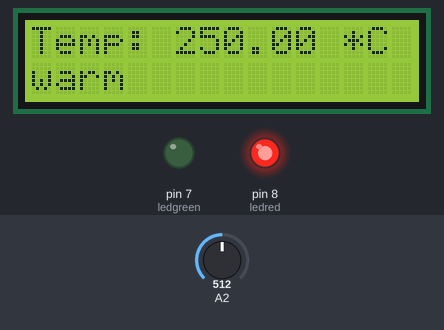
This sketch was run on a simulated Arduino Uno, built with avr-gcc and run on an emulated ATmega328P. Shown: 16×2 character LCD, output pins drawn as LEDs (lit = HIGH). Inputs (shaded band) come from the test bench; at power-on: A2 = 512.

Above: at 1.2 s.
1.3 s: A2 set to 67
At 3.0 s:
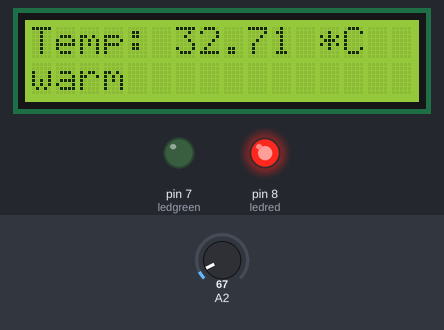
7.3 s: A2 set to 58
At 9.4 s:
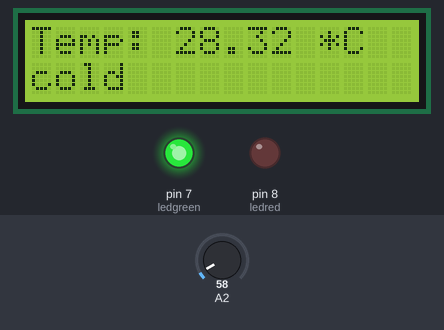
13.3 s: A2 set to 122
At 14.5 s:
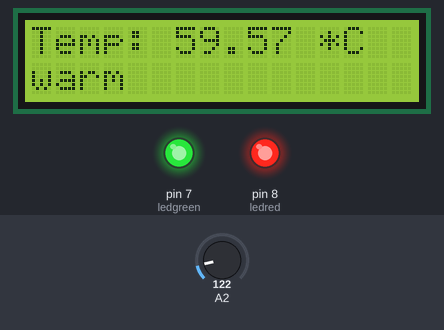
Timing chart, 0 to 16.3 s (numbered marks = the images above; inputs shaded):
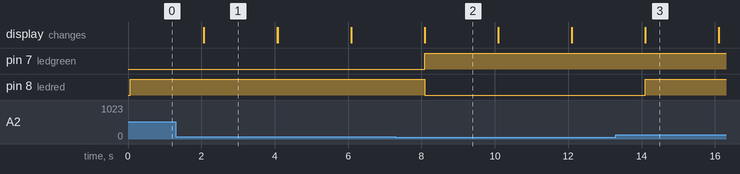

Measured:
- the behaviour switches between 62 and 61 on A2 (found by bisection; images 1 and 2)
- after the input at 1.3 s, the display: first differs from a run without the input after 0.77 s (image 1)
- after the input at 7.3 s, pin 7 (ledgreen): LOW → HIGH after 0.79 s; pin 8 (ledred): HIGH → LOW after 0.79 s; the display: first differs from a run without the input after 0.79 s (image 2)
- after the input at 13.3 s, pin 8 (ledred): LOW → HIGH after 0.80 s; the display: first differs from a run without the input after 0.80 s (image 3)
- what the display in image 1 shows lasts 2.0 s, from 2.1 s to 4.1 s

The sketch:

zashiri9.ino
```cpp
#include <LiquidCrystal.h>//include the library code
const int rs = 12, en = 11, d4 = 5, d5 = 4, d6 = 3, d7 = 2;
LiquidCrystal lcd(rs, en, d4, d5, d6, d7);
int ledred = 8;//ledred connected to digital pin 8
int ledgreen = 7;//ledgreen connected to digital pin 7
void setup() {
  Serial.begin(9600);//setup serial
  lcd.begin(16, 2);//lcd sise
  pinMode(ledred, OUTPUT);//sets the digital pin as output
  pinMode(ledgreen, OUTPUT);//sets the digital pin as output
}
void loop() {
  float voltage = analogRead(A2);//read the inpute voltage(analog ppin A2)
  float Temp = voltage * 0.48828125; //computing Temp
  lcd.setCursor(0, 0); //Character positioning
  lcd.print("Temp: "); //show Temp
  lcd.print(Temp);//show Temp
  lcd.print(" *C");//show Temp

  if (Temp > 30)
  { digitalWrite(ledred, HIGH);//turns the ledred on
  lcd.setCursor(0, 1);//Character positioning
    lcd.print("warm");//show temp
  }
  else
  { digitalWrite(ledred, LOW);//turns the ledred off
    digitalWrite(ledgreen, HIGH);//turns the ledgreen on
    lcd.setCursor(0, 1);//Character positioning
    lcd.print("cold");//show temp
  }
  delay(2000);//waits for 2 seconds
  lcd.clear();//clear lcd
}
```
